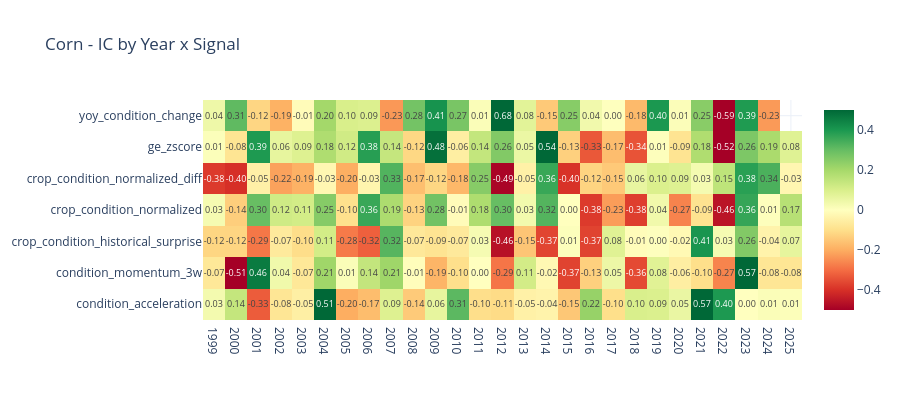
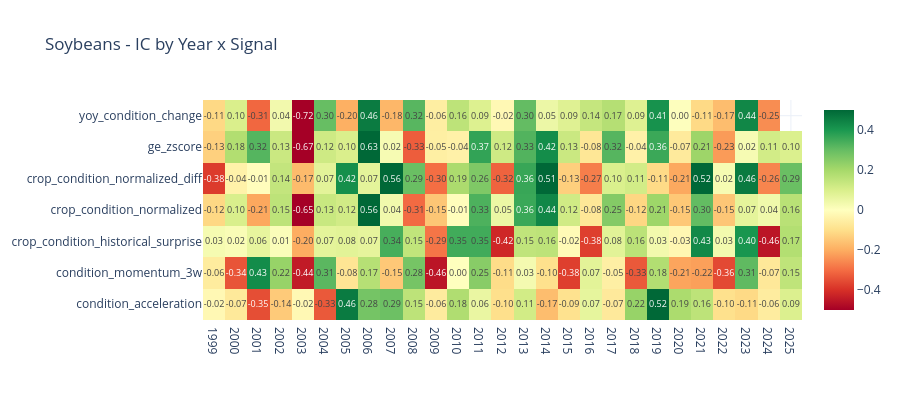

The notebook cell these images were saved under, in order:
### Markdown cell above
---
## 6. IC Time-Series Heatmap & PnL Simulation
Rolling IC stability and simple long/short backtest for top signals.

### Code cell
for cmd in COMMODITIES:
    m = master[cmd].copy()
    available = [s for s in KEY_SIGNALS if s in m.columns]
    print(f'\n{COMMODITIES[cmd]["name"]} - IC by Year x Signal:')
    ic_year = []
    for yr in sorted(m['year'].unique()):
        for sig in available:
            data = m[m['year']==yr][[sig,'fwd_5d_ret']].dropna()
            if len(data)>=5: ic_year.append({'year':yr,'signal':sig,'IC':data[sig].corr(data['fwd_5d_ret'])})
    icdf = pd.DataFrame(ic_year).pivot(index='signal',columns='year',values='IC')
    fig = go.Figure(go.Heatmap(z=icdf.values, x=[str(y) for y in icdf.columns], y=icdf.index,
        colorscale='RdYlGn', zmid=0, zmin=-0.5, zmax=0.5,
        text=[[f'{v:.2f}' if not pd.isna(v) else '' for v in row] for row in icdf.values],
        texttemplate='%{text}', textfont=dict(size=9)))
    fig.update_layout(title=f'{COMMODITIES[cmd]["name"]} - IC by Year x Signal',
        height=max(400,len(available)*40), template='plotly_white')
    fig.show()

### Figure 1 — Plotly figure (JSON) as saved in the notebook; plotly's stock layout.template omitted (floating-point values rounded to 4 significant figures; data arrays with more than 128 entries replaced by an {"elided": "..."} marker saying what was removed)
{"data": [{"colorscale": [[0, "rgb(165,0,38)"], [0.1, "rgb(215,48,39)"], [0.2, "rgb(244,109,67)"], [0.3, "rgb(253,174,97)"], [0.4, "rgb(254,224,139)"], [0.5, "rgb(255,255,191)"], [0.6, "rgb(217,239,139)"], [0.7, "rgb(166,217,106)"], [0.8, "rgb(102,189,99)"], [0.9, "rgb(26,152,80)"], [1, "rgb(0,104,55)"]], "text": {"elided": "7x27 str values"}, "textfont": {"size": 9}, "texttemplate": "%{text}", "type": "heatmap", "x": ["1999", "2000", "2001", "2002", "2003", "2004", "2005", "2006", "2007", "2008", "2009", "2010", "2011", "2012", "2013", "2014", "2015", "2016", "2017", "2018", "2019", "2020", "2021", "2022", "2023", "2024", "2025"], "y": ["condition_acceleration", "condition_momentum_3w", "crop_condition_historical_surprise", "crop_condition_normalized", "crop_condition_normalized_diff", "ge_zscore", "yoy_condition_change"], "z": {"elided": "7x27 float values"}, "zmax": 0.5, "zmid": 0, "zmin": -0.5}], "layout": {"height": 400, "title": {"text": "Corn - IC by Year x Signal"}}}

### Figure 2 — Plotly figure (JSON) as saved in the notebook; plotly's stock layout.template omitted (floating-point values rounded to 4 significant figures; data arrays with more than 128 entries replaced by an {"elided": "..."} marker saying what was removed)
{"data": [{"colorscale": [[0, "rgb(165,0,38)"], [0.1, "rgb(215,48,39)"], [0.2, "rgb(244,109,67)"], [0.3, "rgb(253,174,97)"], [0.4, "rgb(254,224,139)"], [0.5, "rgb(255,255,191)"], [0.6, "rgb(217,239,139)"], [0.7, "rgb(166,217,106)"], [0.8, "rgb(102,189,99)"], [0.9, "rgb(26,152,80)"], [1, "rgb(0,104,55)"]], "text": {"elided": "7x27 str values"}, "textfont": {"size": 9}, "texttemplate": "%{text}", "type": "heatmap", "x": ["1999", "2000", "2001", "2002", "2003", "2004", "2005", "2006", "2007", "2008", "2009", "2010", "2011", "2012", "2013", "2014", "2015", "2016", "2017", "2018", "2019", "2020", "2021", "2022", "2023", "2024", "2025"], "y": ["condition_acceleration", "condition_momentum_3w", "crop_condition_historical_surprise", "crop_condition_normalized", "crop_condition_normalized_diff", "ge_zscore", "yoy_condition_change"], "z": {"elided": "7x27 float values"}, "zmax": 0.5, "zmid": 0, "zmin": -0.5}], "layout": {"height": 400, "title": {"text": "Soybeans - IC by Year x Signal"}}}
